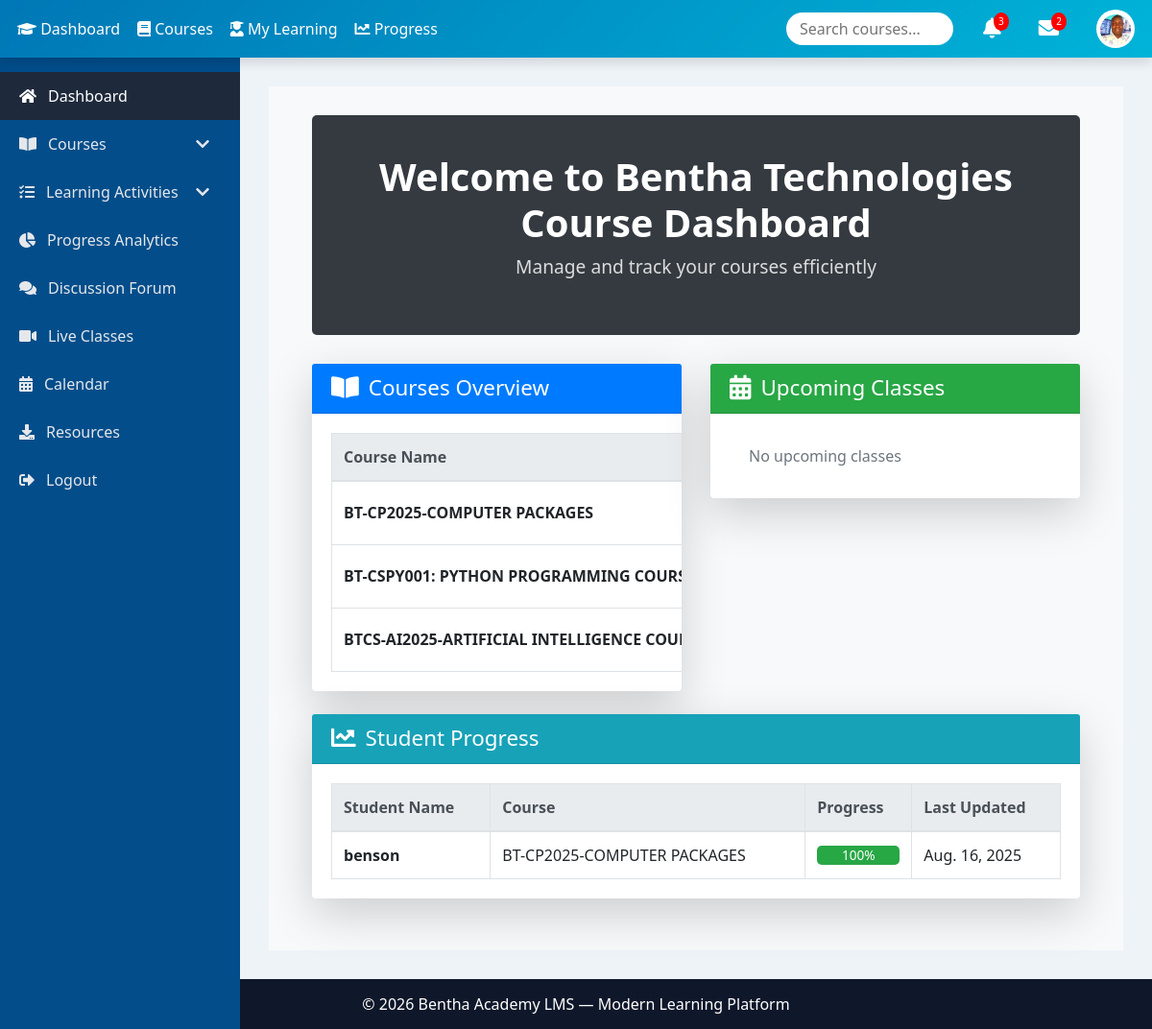
Screenshot of /courses_dashboard/ (signed in) with the database file from the repository.
### commerce_app/models.py (models this page shows, shortened)
class UserProfile(models.Model):
    user = models.OneToOneField(User, on_delete=models.CASCADE)
    full_name = models.CharField(max_length=100)
    profile_picture = models.ImageField(upload_to='profile_pictures/', blank=True, null=True)
    bio = models.TextField(blank=True, null=True)
    phone_number = models.CharField(max_length=20, blank=True, null=True)
    email = models.EmailField(blank=True, null=True)
    location = models.CharField(max_length=100, blank=True, null=True)
    website = models.URLField(blank=True, null=True)
    date_of_birth = models.DateField(blank=True, null=True)

class Course(models.Model):
    user = models.ForeignKey(User, on_delete=models.CASCADE, null=True)
    name = models.CharField(max_length=255)
    instructor = models.CharField(max_length=255)
    start_date = models.DateField()
    end_date = models.DateField(null=True, blank=True)
    description = models.TextField(null=True, blank=True)

class StudentProgress(models.Model):
    user = models.ForeignKey(User, on_delete=models.CASCADE)
    course = models.ForeignKey(Course, on_delete=models.CASCADE)
    progress = models.IntegerField(default=0)  # Percentage of course completed
    last_updated = models.DateField(auto_now=True)
    modules_completed = models.IntegerField(default=0)  # Track completed modules

### commerce_app/views.py (the view)
# urls.py: path('courses_dashboard/', courses_dashboard, name='courses_dashboard'),
@login_required
def courses_dashboard(request):
    user_profile = UserProfile.objects.get(user=request.user)
    courses = Course.objects.all()
    upcoming_classes = Course.objects.filter(start_date__gte=datetime.date.today()).order_by('start_date')
    student_progress = StudentProgress.objects.filter(user=request.user)
    user_enrollments = Enrollment.objects.filter(user=request.user).values_list('course_id', flat=True)
    context = {
        'courses': courses,
        'upcoming_classes': upcoming_classes,
        'student_progress': student_progress,
        'user_profile': user_profile,
        'user_enrollments': user_enrollments,  # Pass this context
    }
    return render(request, 'courses_dashboard.html', context)

### commerce_app/templates/courses_dashboard.html (shortened to what this page needs)
{% extends "master.html" %}
{% block content %}
<section class="dashboard">
  <div class="container-fluid">
    <header class="header">
      <h1>Welcome to Bentha Technologies Course Dashboard</h1>
      <p>Manage and track your courses efficiently</p>
    </header>
    <div class="row">
      <div class="col-lg-6 col-md-12 mb-4">
        <div class="card shadow-lg border-0">
          <div class="card-header bg-primary text-white d-flex align-items-center">
            <i class="fas fa-book-open me-2"></i>
            <h3 class="mb-0">Courses Overview</h3>
          </div>
          <div class="card-body table-responsive">
            <table class="table table-hover table-bordered mb-0">
              <thead class="thead-light">
                <tr>
                  <th>Course Name</th>
                </tr>
              </thead>
              <tbody>
                {% for course in courses %}
                <tr>
                  <td><strong>{{ course.name }}</strong></td>
                </tr>
                {% empty %}
                <tr>
                  <td colspan="5" class="text-center text-muted">No courses available</td>
                </tr>
                {% endfor %}
              </tbody>
            </table>
          </div>
        </div>
      </div>
      <div class="col-lg-6 col-md-12 mb-4">
        <div class="card shadow-lg border-0">
          <div class="card-header bg-success text-white d-flex align-items-center">
            <i class="fas fa-calendar-alt me-2"></i>
            <h3 class="mb-0">Upcoming Classes</h3>
          </div>
          <div class="card-body">
            <ul class="list-group list-group-flush">
              {% for class in upcoming_classes %}
              <li class="list-group-item d-flex justify-content-between align-items-center">
                {{ class.name }}
                <span class="badge badge-primary">{{ class.start_date }}</span>
              </li>
              {% empty %}
              <li class="list-group-item text-muted">No upcoming classes</li>
              {% endfor %}
            </ul>
          </div>
        </div>
      </div>
      <div class="col-12 mb-4">
        <div class="card shadow-lg border-0">
          <div class="card-header bg-info text-white d-flex align-items-center">
            <i class="fas fa-chart-line me-2"></i>
            <h3 class="mb-0">Student Progress</h3>
          </div>
          <div class="card-body table-responsive">
            <table class="table table-hover table-bordered mb-0">
              <thead class="thead-light">
                <tr>
                  <th>Student Name</th>
                  <th>Course</th>
                  <th>Progress</th>
                  <th>Last Updated</th>
                </tr>
              </thead>
              <tbody>
                {% for progress in student_progress %}
                <tr>
                  <td><strong>{{ progress.user.username }}</strong></td>
                  <td>{{ progress.course.name }}</td>
                  <td>
                    <div class="progress">
                      <div class="progress-bar bg-success" role="progressbar"
                        style="width: {{ progress.progress|default:0|floatformat:0 }}%;"
                        aria-valuenow="{{ progress.progress|default:0 }}" aria-valuemin="0" aria-valuemax="100">
                        {{ progress.progress|default:0 }}%
                      </div>
                    </div>
                  </td>
                  <td>{{ progress.last_updated }}</td>
                </tr>
                {% empty %}
                <tr>
                  <td colspan="4" class="text-center text-muted">No progress data available</td>
                </tr>
                {% endfor %}
              </tbody>
            </table>
          </div>
        </div>
      </div>
    </div>
  </div>
</section>
{% endblock %}

### commerce_app/templates/master.html (shortened to what this page needs)
{% load static %}
<!DOCTYPE html>
<html lang="en">
<head>
<link rel="stylesheet" href="https://stackpath.bootstrapcdn.com/bootstrap/4.5.2/css/bootstrap.min.css">
<link rel="stylesheet" href="https://cdnjs.cloudflare.com/ajax/libs/font-awesome/5.15.4/css/all.min.css">
</head>
<body>
<div class="topnav" id="topnav">
<div class="nav-left">
<a href="{% url 'dashboard' %}"><i class="fas fa-graduation-cap"></i> Dashboard</a>
<a href="#"><i class="fas fa-book"></i> Courses</a>
<a href="#"><i class="fas fa-user-graduate"></i> My Learning</a>
<a href="#"><i class="fas fa-chart-line"></i> Progress</a>
</div>
<div class="nav-right">
<div class="search-box mr-3">
<input type="text" placeholder="Search courses...">
</div>
<div class="mr-4 position-relative">
<i class="fas fa-bell fa-lg"></i>
<span class="badge-notify">3</span>
</div>
<div class="mr-4 position-relative">
<i class="fas fa-envelope fa-lg"></i>
<span class="badge-notify">2</span>
</div>
<div class="profile-picture" onclick="toggleProfile()">
<img src="{% if user_profile and user_profile.profile_picture %}{{ user_profile.profile_picture.url }}{% else %}{% static 'images/default_image.png' %}{% endif %}" class="profile-img">
</div>
</div>
</div>
<nav class="sidenav" id="sidenav">
<ul class="nav flex-column">
<li><a class="nav-link active" href="{% url 'dashboard' %}"><i class="fas fa-home"></i> Dashboard</a></li>
<li class="has-submenu">
<a class="nav-link"><i class="fas fa-book-open"></i> Courses <i class="fas fa-chevron-down ml-auto"></i></a>
</li>
<li class="has-submenu">
<a class="nav-link"><i class="fas fa-tasks"></i> Learning Activities <i class="fas fa-chevron-down ml-auto"></i></a>
</li>
<li><a class="nav-link" href="#"><i class="fas fa-chart-pie"></i> Progress Analytics</a></li>
<li><a class="nav-link" href="#"><i class="fas fa-comments"></i> Discussion Forum</a></li>
<li><a class="nav-link" href="#"><i class="fas fa-video"></i> Live Classes</a></li>
<li><a class="nav-link" href="#"><i class="fas fa-calendar-alt"></i> Calendar</a></li>
<li><a class="nav-link" href="#"><i class="fas fa-download"></i> Resources</a></li>
<li><a class="nav-link" href="{% url 'logout' %}"><i class="fas fa-sign-out-alt"></i> Logout</a></li>
</ul>
</nav>
<main class="content">
{% block content %}{% endblock %}
</main>
<footer>© 2026 Bentha Academy LMS — Modern Learning Platform</footer>
</body>
</html>

### commerce_app/templates/master.html (style rules this page uses)
body, html { margin:0;font-family:'Segoe UI',sans-serif;background:#eef3f8 }
.topnav { position:fixed;top:0;width:100%; background:linear-gradient(135deg,#0077b6,#00b4d8); color:white;z-index:1001; display:flex;align-items:center; padding:10px 18px;box-shadow:0 4px 12px rgba(0,0,0,.15); flex-wrap:wrap; }
.topnav a { color:white;text-decoration:none;margin-right:18px;font-weight:500 }
.nav-left { display:flex;align-items:center;flex-wrap:wrap }
.nav-right { margin-left:auto;display:flex;align-items:center;gap:15px;flex-wrap:wrap }
.search-box { background:white;border-radius:20px;padding:4px 12px }
.search-box input { border:none;outline:none;width:150px }
.badge-notify { position:absolute;top:-5px;right:-8px; background:red;color:white;font-size:10px; border-radius:50%;padding:2px 5px; }
.profile-picture { width:40px;height:40px;border-radius:50%; overflow:hidden;cursor:pointer;flex-shrink:0; }
.profile-img { width:100%;height:100%;object-fit:cover }
.sidenav { position:fixed;top:60px;left:0;width:250px; height:calc(100% - 60px);background:#024d8a; color:white;overflow-y:auto;transition:.3s;padding-top:15px; z-index:1000; }
.sidenav .nav-link { padding:13px 20px;color:#e5e7eb; display:flex;align-items:center;font-weight:500; }
.sidenav .nav-link i { margin-right:12px }
.sidenav .nav-link:hover, .sidenav .nav-link.active { background:#1e293b;color:white }
.content { margin-left:250px;margin-top:60px;padding:30px; min-height:calc(100vh - 60px);background:#eef3f8; }
footer { background:#0f172a;color:white;text-align:center;padding:14px }

### commerce_app/templates/courses_dashboard.html (style rules this page uses)
.dashboard { background-color: #f8f9fa; padding: 30px; max-width: 100%; }
.header { text-align: center; margin-bottom: 30px; background-color: #343a40; padding: 40px; color: white; border-radius: 5px; }
.header h1 { font-size: 2.5rem; font-weight: 700; }
.header p { font-size: 1.2rem; color: #dcdcdc; }
.card-header h3 { font-size: 1.4rem; margin-bottom: 0; }
.card-header i { font-size: 1.6rem; margin-right: 10px; }
.table th, .table td { vertical-align: middle; white-space: nowrap; }
.table-responsive { overflow-x: auto; }
.progress { height: 20px; background-color: #e9ecef; border-radius: 5px; }
.progress-bar { line-height: 20px; font-size: 0.85rem; }

### rows the page displays
UserProfile: profile_picture (picture)
Course: name "BT-CP2025-COMPUTER PACKAGES"
Course: name "BT-CSPY001: PYTHON PROGRAMMING…"
Course: name "BTCS-AI2025-ARTIFICIAL INTELLIGENCE…"
StudentProgress: user.username "benson", course.name "BT-CP2025-COMPUTER PACKAGES", progress "100", last_updated "Aug. 16, 2025"
